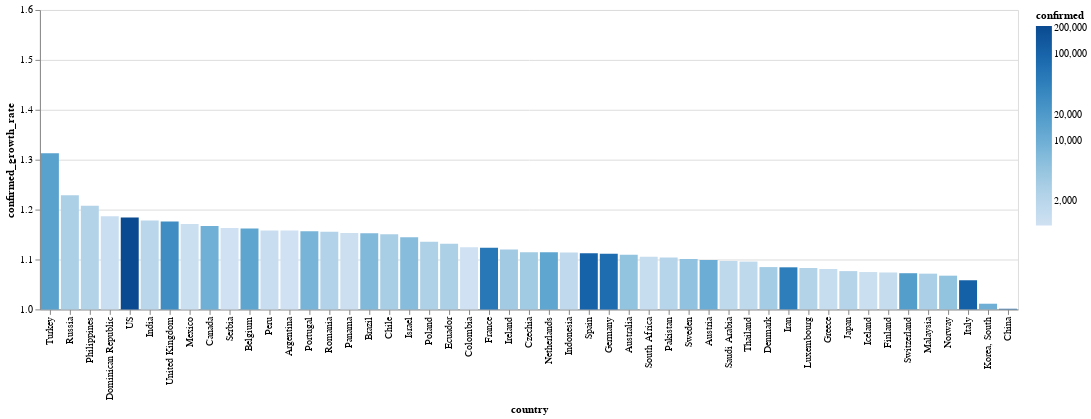

The code cell stored with this chart in its notebook:
### Markdown cell above
# Tasa de contagios por país

El color corresponde con la cantidad de casos confirmados

### Code cell
today_df = global_df[
    (global_df.date == global_df.date.max()) & 
    (global_df.confirmed > 1000)
]


alt.Chart(today_df).mark_bar().encode(
    x=alt.X(
        'country', 
        sort=list(
            today_df.set_index('country')
                    .confirmed_growth_rate
                    .sort_values()
                    .index[::-1]
        )
    ),
    y=alt.X(
        'confirmed_growth_rate', 
        scale=alt.Scale(domain=[1, 1.6], clamp=True)
    ),
    color=alt.Color('confirmed', scale=alt.Scale(type='log')),
    tooltip=list(today_df.columns)
)

### Figure 1 — Vega-Lite specification as saved in the notebook (floating-point values rounded to 4 significant figures)
{"config": {"view": {"continuousWidth": 400, "continuousHeight": 300}}, "data": {"name": "data-f08b49c4da380c19f10b147eb8a3d390"}, "mark": "bar", "encoding": {"color": {"type": "quantitative", "field": "confirmed", "scale": {"type": "log"}}, "tooltip": [{"type": "temporal", "field": "date"}, {"type": "nominal", "field": "country"}, {"type": "quantitative", "field": "confirmed"}, {"type": "quantitative", "field": "recovered"}, {"type": "quantitative", "field": "death"}, {"type": "quantitative", "field": "confirmed_growth_rate"}, {"type": "quantitative", "field": "death_growth_rate"}, {"type": "temporal", "field": "first_infaction_date"}, {"type": "quantitative", "field": "days_from_first_infection"}, {"type": "temporal", "field": "tenth_infaction_date"}, {"type": "quantitative", "field": "days_from_tenth_infection"}, {"type": "temporal", "field": "first_death_date"}, {"type": "quantitative", "field": "days_from_first_death"}, {"type": "temporal", "field": "tenth_death_date"}, {"type": "quantitative", "field": "days_from_tenth_death"}], "x": {"type": "nominal", "field": "country", "sort": ["Turkey", "Russia", "Philippines", "Dominican Republic", "US", "India", "United Kingdom", "Mexico", "Canada", "Serbia", "Belgium", "Peru", "Argentina", "Portugal", "Romania", "Panama", "Brazil", "Chile", "Israel", "Poland", "Ecuador", "Colombia", "France", "Ireland", "Czechia", "Netherlands", "Indonesia", "Spain", "Germany", "Australia", "South Africa", "Pakistan", "Sweden", "Austria", "Saudi Arabia", "Thailand", "Denmark", "Iran", "Luxembourg", "Greece", "Japan", "Iceland", "Finland", "Switzerland", "Malaysia", "Norway", "Italy", "Korea, South", "China"]}, "y": {"type": "quantitative", "field": "confirmed_growth_rate", "scale": {"clamp": true, "domain": [1, 1.6]}}}, "$schema": "https://vega.github.io/schema/vega-lite/v4.8.1.json", "datasets": {"data-f08b49c4da380c19f10b147eb8a3d390": [{"date": "2020-04-01T00:00:00", "country": "Argentina", "confirmed": 1054, "recovered": 248, "death": 28, "confirmed_growth_rate": 1.158, "death_growth_rate": 1.204, "first_infaction_date": "2020-03-03T00:00:00", "days_from_first_infection": 29, "tenth_infaction_date": "2020-03-08T00:00:00", "days_from_tenth_infection": 24.0, "first_death_date": "2020-03-08T00:00:00", "days_from_first_death": 24.0, "tenth_death_date": "2020-03-22T00:00:00", "days_from_tenth_death": 10.0}, {"date": "2020-04-01T00:00:00", "country": "Australia", "confirmed": 4862, "recovered": 422, "death": 20, "confirmed_growth_rate": 1.109, "death_growth_rate": 1.15, "first_infaction_date": "2020-01-26T00:00:00", "days_from_first_infection": 66, "tenth_infaction_date": "2020-02-01T00:00:00", "days_from_tenth_infection": 60.0, "first_death_date": "2020-03-01T00:00:00", "days_from_first_death": 31.0, "tenth_death_date": "2020-03-26T00:00:00", "days_from_tenth_death": 6.0}, {"date": "2020-04-01T00:00:00", "country": "Austria", "confirmed": 10711, "recovered": 1436, "death": 146, "confirmed_growth_rate": 1.099, "death_growth_rate": 1.257, "first_infaction_date": "2020-02-25T00:00:00", "days_from_first_infection": 36, "tenth_infaction_date": "2020-03-01T00:00:00", "days_from_tenth_infection": 31.0, "first_death_date": "2020-03-12T00:00:00", "days_from_first_death": 20.0, "tenth_death_date": "2020-03-22T00:00:00", "days_from_tenth_death": 10.0}, {"date": "2020-04-01T00:00:00", "country": "Belgium", "confirmed": 13964, "recovered": 2132, "death": 828, "confirmed_growth_rate": 1.162, "death_growth_rate": 1.247, "first_infaction_date": "2020-02-04T00:00:00", "days_from_first_infection": 57, "tenth_infaction_date": "2020-03-03T00:00:00", "days_from_tenth_infection": 29.0, "first_death_date": "2020-03-11T00:00:00", "days_from_first_death": 21.0, "tenth_death_date": "2020-03-18T00:00:00", "days_from_tenth_death": 14.0}, {"date": "2020-04-01T00:00:00", "country": "Brazil", "confirmed": 6836, "recovered": 127, "death": 240, "confirmed_growth_rate": 1.152, "death_growth_rate": 1.223, "first_infaction_date": "2020-02-26T00:00:00", "days_from_first_infection": 35, "tenth_infaction_date": "2020-03-06T00:00:00", "days_from_tenth_infection": 26.0, "first_death_date": "2020-03-17T00:00:00", "days_from_first_death": 15.0, "tenth_death_date": "2020-03-20T00:00:00", "days_from_tenth_death": 12.0}, {"date": "2020-04-01T00:00:00", "country": "Canada", "confirmed": 9560, "recovered": 1324, "death": 109, "confirmed_growth_rate": 1.167, "death_growth_rate": 1.208, "first_infaction_date": "2020-01-26T00:00:00", "days_from_first_infection": 66, "tenth_infaction_date": "2020-02-25T00:00:00", "days_from_tenth_infection": 36.0, "first_death_date": "2020-03-09T00:00:00", "days_from_first_death": 23.0, "tenth_death_date": "2020-03-20T00:00:00", "days_from_tenth_death": 12.0}, {"date": "2020-04-01T00:00:00", "country": "Chile", "confirmed": 3031, "recovered": 234, "death": 16, "confirmed_growth_rate": 1.15, "death_growth_rate": 1.275, "first_infaction_date": "2020-03-03T00:00:00", "days_from_first_infection": 29, "tenth_infaction_date": "2020-03-10T00:00:00", "days_from_tenth_infection": 22.0, "first_death_date": "2020-03-22T00:00:00", "days_from_first_death": 10.0, "tenth_death_date": "2020-03-31T00:00:00", "days_from_tenth_death": 1.0}, {"date": "2020-04-01T00:00:00", "country": "China", "confirmed": 82361, "recovered": 76405, "death": 3316, "confirmed_growth_rate": 1.001, "death_growth_rate": 1.001, "first_infaction_date": "2020-01-22T00:00:00", "days_from_first_infection": 70, "tenth_infaction_date": "2020-01-22T00:00:00", "days_from_tenth_infection": 70.0, "first_death_date": "2020-01-22T00:00:00", "days_from_first_death": 70.0, "tenth_death_date": "2020-01-22T00:00:00", "days_from_tenth_death": 70.0}, {"date": "2020-04-01T00:00:00", "country": "Colombia", "confirmed": 1065, "recovered": 39, "death": 17, "confirmed_growth_rate": 1.125, "death_growth_rate": 1.242, "first_infaction_date": "2020-03-06T00:00:00", "days_from_first_infection": 26, "tenth_infaction_date": "2020-03-13T00:00:00", "days_from_tenth_infection": 19.0, "first_death_date": "2020-03-22T00:00:00", "days_from_first_death": 10.0, "tenth_death_date": "2020-03-30T00:00:00", "days_from_tenth_death": 2.0}, {"date": "2020-04-01T00:00:00", "country": "Czechia", "confirmed": 3508, "recovered": 61, "death": 39, "confirmed_growth_rate": 1.114, "death_growth_rate": 1.317, "first_infaction_date": "2020-03-01T00:00:00", "days_from_first_infection": 31, "tenth_infaction_date": "2020-03-05T00:00:00", "days_from_tenth_infection": 27.0, "first_death_date": "2020-03-22T00:00:00", "days_from_first_death": 10.0, "tenth_death_date": "2020-03-28T00:00:00", "days_from_tenth_death": 4.0}, {"date": "2020-04-01T00:00:00", "country": "Denmark", "confirmed": 3290, "recovered": 971, "death": 104, "confirmed_growth_rate": 1.085, "death_growth_rate": 1.175, "first_infaction_date": "2020-02-27T00:00:00", "days_from_first_infection": 34, "tenth_infaction_date": "2020-03-04T00:00:00", "days_from_tenth_infection": 28.0, "first_death_date": "2020-03-14T00:00:00", "days_from_first_death": 18.0, "tenth_death_date": "2020-03-21T00:00:00", "days_from_tenth_death": 11.0}, {"date": "2020-04-01T00:00:00", "country": "Dominican Republic", "confirmed": 1284, "recovered": 9, "death": 57, "confirmed_growth_rate": 1.186, "death_growth_rate": 1.257, "first_infaction_date": "2020-03-01T00:00:00", "days_from_first_infection": 31, "tenth_infaction_date": "2020-03-14T00:00:00", "days_from_tenth_infection": 18.0, "first_death_date": "2020-03-17T00:00:00", "days_from_first_death": 15.0, "tenth_death_date": "2020-03-27T00:00:00", "days_from_tenth_death": 5.0}, {"date": "2020-04-01T00:00:00", "country": "Ecuador", "confirmed": 2748, "recovered": 58, "death": 93, "confirmed_growth_rate": 1.131, "death_growth_rate": 1.191, "first_infaction_date": "2020-03-01T00:00:00", "days_from_first_infection": 31, "tenth_infaction_date": "2020-03-05T00:00:00", "days_from_tenth_infection": 27.0, "first_death_date": "2020-03-14T00:00:00", "days_from_first_death": 18.0, "tenth_death_date": "2020-03-22T00:00:00", "days_from_tenth_death": 10.0}, {"date": "2020-04-01T00:00:00", "country": "Finland", "confirmed": 1446, "recovered": 10, "death": 17, "confirmed_growth_rate": 1.074, "death_growth_rate": 1.285, "first_infaction_date": "2020-01-29T00:00:00", "days_from_first_infection": 63, "tenth_infaction_date": "2020-03-05T00:00:00", "days_from_tenth_infection": 27.0, "first_death_date": "2020-03-21T00:00:00", "days_from_first_death": 11.0, "tenth_death_date": "2020-03-29T00:00:00", "days_from_tenth_death": 3.0}, {"date": "2020-04-01T00:00:00", "country": "France", "confirmed": 57749, "recovered": 11053, "death": 4043, "confirmed_growth_rate": 1.124, "death_growth_rate": 1.173, "first_infaction_date": "2020-01-24T00:00:00", "days_from_first_infection": 68, "tenth_infaction_date": "2020-02-08T00:00:00", "days_from_tenth_infection": 53.0, "first_death_date": "2020-02-15T00:00:00", "days_from_first_death": 46.0, "tenth_death_date": "2020-03-07T00:00:00", "days_from_tenth_death": 25.0}, {"date": "2020-04-01T00:00:00", "country": "Germany", "confirmed": 77872, "recovered": 18700, "death": 920, "confirmed_growth_rate": 1.112, "death_growth_rate": 1.239, "first_infaction_date": "2020-01-27T00:00:00", "days_from_first_infection": 65, "tenth_infaction_date": "2020-02-03T00:00:00", "days_from_tenth_infection": 58.0, "first_death_date": "2020-03-09T00:00:00", "days_from_first_death": 23.0, "tenth_death_date": "2020-03-15T00:00:00", "days_from_tenth_death": 17.0}, {"date": "2020-04-01T00:00:00", "country": "Greece", "confirmed": 1415, "recovered": 52, "death": 50, "confirmed_growth_rate": 1.081, "death_growth_rate": 1.126, "first_infaction_date": "2020-02-26T00:00:00", "days_from_first_infection": 35, "tenth_infaction_date": "2020-03-05T00:00:00", "days_from_tenth_infection": 27.0, "first_death_date": "2020-03-11T00:00:00", "days_from_first_death": 21.0, "tenth_death_date": "2020-03-21T00:00:00", "days_from_tenth_death": 11.0}, {"date": "2020-04-01T00:00:00", "country": "Iceland", "confirmed": 1220, "recovered": 225, "death": 2, "confirmed_growth_rate": 1.075, "death_growth_rate": 1.0, "first_infaction_date": "2020-02-28T00:00:00", "days_from_first_infection": 33, "tenth_infaction_date": "2020-03-03T00:00:00", "days_from_tenth_infection": 29.0, "first_death_date": "2020-03-15T00:00:00", "days_from_first_death": 17.0, "tenth_death_date": "", "days_from_tenth_death": null}, {"date": "2020-04-01T00:00:00", "country": "India", "confirmed": 1998, "recovered": 148, "death": 58, "confirmed_growth_rate": 1.178, "death_growth_rate": 1.258, "first_infaction_date": "2020-01-30T00:00:00", "days_from_first_infection": 62, "tenth_infaction_date": "2020-03-04T00:00:00", "days_from_tenth_infection": 28.0, "first_death_date": "2020-03-11T00:00:00", "days_from_first_death": 21.0, "tenth_death_date": "2020-03-25T00:00:00", "days_from_tenth_death": 7.0}, {"date": "2020-04-01T00:00:00", "country": "Indonesia", "confirmed": 1677, "recovered": 103, "death": 157, "confirmed_growth_rate": 1.114, "death_growth_rate": 1.156, "first_infaction_date": "2020-03-02T00:00:00", "days_from_first_infection": 30, "tenth_infaction_date": "2020-03-09T00:00:00", "days_from_tenth_infection": 23.0, "first_death_date": "2020-03-11T00:00:00", "days_from_first_death": 21.0, "tenth_death_date": "2020-03-18T00:00:00", "days_from_tenth_death": 14.0}, {"date": "2020-04-01T00:00:00", "country": "Iran", "confirmed": 47593, "recovered": 15473, "death": 3036, "confirmed_growth_rate": 1.084, "death_growth_rate": 1.056, "first_infaction_date": "2020-02-19T00:00:00", "days_from_first_infection": 42, "tenth_infaction_date": "2020-02-21T00:00:00", "days_from_tenth_infection": 40.0, "first_death_date": "2020-02-19T00:00:00", "days_from_first_death": 42.0, "tenth_death_date": "2020-02-24T00:00:00", "days_from_tenth_death": 37.0}, {"date": "2020-04-01T00:00:00", "country": "Ireland", "confirmed": 3447, "recovered": 5, "death": 85, "confirmed_growth_rate": 1.12, "death_growth_rate": 1.332, "first_infaction_date": "2020-02-29T00:00:00", "days_from_first_infection": 32, "tenth_infaction_date": "2020-03-06T00:00:00", "days_from_tenth_infection": 26.0, "first_death_date": "2020-03-11T00:00:00", "days_from_first_death": 21.0, "tenth_death_date": "2020-03-26T00:00:00", "days_from_tenth_death": 6.0}, {"date": "2020-04-01T00:00:00", "country": "Israel", "confirmed": 6092, "recovered": 241, "death": 26, "confirmed_growth_rate": 1.145, "death_growth_rate": 1.281, "first_infaction_date": "2020-02-21T00:00:00", "days_from_first_infection": 40, "tenth_infaction_date": "2020-03-03T00:00:00", "days_from_tenth_infection": 29.0, "first_death_date": "2020-03-21T00:00:00", "days_from_first_death": 11.0, "tenth_death_date": "2020-03-27T00:00:00", "days_from_tenth_death": 5.0}, {"date": "2020-04-01T00:00:00", "country": "Italy", "confirmed": 110574, "recovered": 16847, "death": 13155, "confirmed_growth_rate": 1.058, "death_growth_rate": 1.084, "first_infaction_date": "2020-01-31T00:00:00", "days_from_first_infection": 61, "tenth_infaction_date": "2020-02-21T00:00:00", "days_from_tenth_infection": 40.0, "first_death_date": "2020-02-21T00:00:00", "days_from_first_death": 40.0, "tenth_death_date": "2020-02-26T00:00:00", "days_from_tenth_death": 35.0}, {"date": "2020-04-01T00:00:00", "country": "Japan", "confirmed": 2178, "recovered": 472, "death": 57, "confirmed_growth_rate": 1.077, "death_growth_rate": 1.035, "first_infaction_date": "2020-01-22T00:00:00", "days_from_first_infection": 70, "tenth_infaction_date": "2020-01-30T00:00:00", "days_from_tenth_infection": 62.0, "first_death_date": "2020-02-13T00:00:00", "days_from_first_death": 48.0, "tenth_death_date": "2020-03-11T00:00:00", "days_from_tenth_death": 21.0}, {"date": "2020-04-01T00:00:00", "country": "Korea, South", "confirmed": 9887, "recovered": 5567, "death": 165, "confirmed_growth_rate": 1.011, "death_growth_rate": 1.039, "first_infaction_date": "2020-01-22T00:00:00", "days_from_first_infection": 70, "tenth_infaction_date": "2020-01-31T00:00:00", "days_from_tenth_infection": 61.0, "first_death_date": "2020-02-20T00:00:00", "days_from_first_death": 41.0, "tenth_death_date": "2020-02-26T00:00:00", "days_from_tenth_death": 35.0}, {"date": "2020-04-01T00:00:00", "country": "Luxembourg", "confirmed": 2319, "recovered": 80, "death": 29, "confirmed_growth_rate": 1.083, "death_growth_rate": 1.207, "first_infaction_date": "2020-02-29T00:00:00", "days_from_first_infection": 32, "tenth_infaction_date": "2020-03-12T00:00:00", "days_from_tenth_infection": 20.0, "first_death_date": "2020-03-14T00:00:00", "days_from_first_death": 18.0, "tenth_death_date": "2020-03-27T00:00:00", "days_from_tenth_death": 5.0}, {"date": "2020-04-01T00:00:00", "country": "Malaysia", "confirmed": 2908, "recovered": 645, "death": 45, "confirmed_growth_rate": 1.072, "death_growth_rate": 1.126, "first_infaction_date": "2020-01-25T00:00:00", "days_from_first_infection": 67, "tenth_infaction_date": "2020-02-05T00:00:00", "days_from_tenth_infection": 56.0, "first_death_date": "2020-03-17T00:00:00", "days_from_first_death": 15.0, "tenth_death_date": "2020-03-23T00:00:00", "days_from_tenth_death": 9.0}, {"date": "2020-04-01T00:00:00", "country": "Mexico", "confirmed": 1215, "recovered": 35, "death": 29, "confirmed_growth_rate": 1.171, "death_growth_rate": 1.293, "first_infaction_date": "2020-02-28T00:00:00", "days_from_first_infection": 33, "tenth_infaction_date": "2020-03-12T00:00:00", "days_from_tenth_infection": 20.0, "first_death_date": "2020-03-19T00:00:00", "days_from_first_death": 13.0, "tenth_death_date": "2020-03-28T00:00:00", "days_from_tenth_death": 4.0}, {"date": "2020-04-01T00:00:00", "country": "Netherlands", "confirmed": 13696, "recovered": 260, "death": 1175, "confirmed_growth_rate": 1.114, "death_growth_rate": 1.186, "first_infaction_date": "2020-02-27T00:00:00", "days_from_first_infection": 34, "tenth_infaction_date": "2020-03-02T00:00:00", "days_from_tenth_infection": 30.0, "first_death_date": "2020-03-06T00:00:00", "days_from_first_death": 26.0, "tenth_death_date": "2020-03-14T00:00:00", "days_from_tenth_death": 18.0}, {"date": "2020-04-01T00:00:00", "country": "Norway", "confirmed": 4863, "recovered": 13, "death": 44, "confirmed_growth_rate": 1.068, "death_growth_rate": 1.183, "first_infaction_date": "2020-02-26T00:00:00", "days_from_first_infection": 35, "tenth_infaction_date": "2020-02-29T00:00:00", "days_from_tenth_infection": 32.0, "first_death_date": "2020-03-14T00:00:00", "days_from_first_death": 18.0, "tenth_death_date": "2020-03-24T00:00:00", "days_from_tenth_death": 8.0}, {"date": "2020-04-01T00:00:00", "country": "Pakistan", "confirmed": 2118, "recovered": 94, "death": 27, "confirmed_growth_rate": 1.104, "death_growth_rate": 1.197, "first_infaction_date": "2020-02-26T00:00:00", "days_from_first_infection": 35, "tenth_infaction_date": "2020-03-10T00:00:00", "days_from_tenth_infection": 22.0, "first_death_date": "2020-03-19T00:00:00", "days_from_first_death": 13.0, "tenth_death_date": "2020-03-27T00:00:00", "days_from_tenth_death": 5.0}, {"date": "2020-04-01T00:00:00", "country": "Panama", "confirmed": 1181, "recovered": 9, "death": 30, "confirmed_growth_rate": 1.153, "death_growth_rate": 1.222, "first_infaction_date": "2020-03-10T00:00:00", "days_from_first_infection": 22, "tenth_infaction_date": "2020-03-12T00:00:00", "days_from_tenth_infection": 20.0, "first_death_date": "2020-03-11T00:00:00", "days_from_first_death": 21.0, "tenth_death_date": "2020-03-28T00:00:00", "days_from_tenth_death": 4.0}, {"date": "2020-04-01T00:00:00", "country": "Peru", "confirmed": 1323, "recovered": 394, "death": 38, "confirmed_growth_rate": 1.158, "death_growth_rate": 1.236, "first_infaction_date": "2020-03-06T00:00:00", "days_from_first_infection": 26, "tenth_infaction_date": "2020-03-10T00:00:00", "days_from_tenth_infection": 22.0, "first_death_date": "2020-03-20T00:00:00", "days_from_first_death": 12.0, "tenth_death_date": "2020-03-27T00:00:00", "days_from_tenth_death": 5.0}, {"date": "2020-04-01T00:00:00", "country": "Philippines", "confirmed": 2311, "recovered": 50, "death": 96, "confirmed_growth_rate": 1.207, "death_growth_rate": 1.144, "first_infaction_date": "2020-01-30T00:00:00", "days_from_first_infection": 62, "tenth_infaction_date": "2020-03-09T00:00:00", "days_from_tenth_infection": 23.0, "first_death_date": "2020-02-02T00:00:00", "days_from_first_death": 59.0, "tenth_death_date": "2020-03-15T00:00:00", "days_from_tenth_death": 17.0}, {"date": "2020-04-01T00:00:00", "country": "Poland", "confirmed": 2554, "recovered": 47, "death": 43, "confirmed_growth_rate": 1.136, "death_growth_rate": 1.181, "first_infaction_date": "2020-03-04T00:00:00", "days_from_first_infection": 28, "tenth_infaction_date": "2020-03-08T00:00:00", "days_from_tenth_infection": 24.0, "first_death_date": "2020-03-12T00:00:00", "days_from_first_death": 20.0, "tenth_death_date": "2020-03-25T00:00:00", "days_from_tenth_death": 7.0}, {"date": "2020-04-01T00:00:00", "country": "Portugal", "confirmed": 8251, "recovered": 43, "death": 187, "confirmed_growth_rate": 1.157, "death_growth_rate": 1.237, "first_infaction_date": "2020-03-02T00:00:00", "days_from_first_infection": 30, "tenth_infaction_date": "2020-03-06T00:00:00", "days_from_tenth_infection": 26.0, "first_death_date": "2020-03-17T00:00:00", "days_from_first_death": 15.0, "tenth_death_date": "2020-03-21T00:00:00", "days_from_tenth_death": 11.0}, {"date": "2020-04-01T00:00:00", "country": "Romania", "confirmed": 2460, "recovered": 252, "death": 92, "confirmed_growth_rate": 1.155, "death_growth_rate": 1.281, "first_infaction_date": "2020-02-26T00:00:00", "days_from_first_infection": 35, "tenth_infaction_date": "2020-03-08T00:00:00", "days_from_tenth_infection": 24.0, "first_death_date": "2020-03-22T00:00:00", "days_from_first_death": 10.0, "tenth_death_date": "2020-03-24T00:00:00", "days_from_tenth_death": 8.0}, {"date": "2020-04-01T00:00:00", "country": "Russia", "confirmed": 2777, "recovered": 190, "death": 24, "confirmed_growth_rate": 1.229, "death_growth_rate": 1.296, "first_infaction_date": "2020-01-31T00:00:00", "days_from_first_infection": 61, "tenth_infaction_date": "2020-03-06T00:00:00", "days_from_tenth_infection": 26.0, "first_death_date": "2020-03-19T00:00:00", "days_from_first_death": 13.0, "tenth_death_date": "2020-03-31T00:00:00", "days_from_tenth_death": 1.0}, {"date": "2020-04-01T00:00:00", "country": "Saudi Arabia", "confirmed": 1720, "recovered": 264, "death": 16, "confirmed_growth_rate": 1.097, "death_growth_rate": 1.326, "first_infaction_date": "2020-03-02T00:00:00", "days_from_first_infection": 30, "tenth_infaction_date": "2020-03-08T00:00:00", "days_from_tenth_infection": 24.0, "first_death_date": "2020-03-24T00:00:00", "days_from_first_death": 8.0, "tenth_death_date": "2020-04-01T00:00:00", "days_from_tenth_death": 0.0}, {"date": "2020-04-01T00:00:00", "country": "Serbia", "confirmed": 1060, "recovered": 0, "death": 28, "confirmed_growth_rate": 1.163, "death_growth_rate": 1.14, "first_infaction_date": "2020-03-06T00:00:00", "days_from_first_infection": 26, "tenth_infaction_date": "2020-03-11T00:00:00", "days_from_tenth_infection": 21.0, "first_death_date": "2020-03-20T00:00:00", "days_from_first_death": 12.0, "tenth_death_date": "2020-03-29T00:00:00", "days_from_tenth_death": 3.0}, {"date": "2020-04-01T00:00:00", "country": "South Africa", "confirmed": 1380, "recovered": 50, "death": 5, "confirmed_growth_rate": 1.106, "death_growth_rate": 1.6, "first_infaction_date": "2020-03-05T00:00:00", "days_from_first_infection": 27, "tenth_infaction_date": "2020-03-11T00:00:00", "days_from_tenth_infection": 21.0, "first_death_date": "2020-03-27T00:00:00", "days_from_first_death": 5.0, "tenth_death_date": "", "days_from_tenth_death": null}, {"date": "2020-04-01T00:00:00", "country": "Spain", "confirmed": 104118, "recovered": 22647, "death": 9387, "confirmed_growth_rate": 1.112, "death_growth_rate": 1.145, "first_infaction_date": "2020-02-01T00:00:00", "days_from_first_infection": 60, "tenth_infaction_date": "2020-02-26T00:00:00", "days_from_tenth_infection": 35.0, "first_death_date": "2020-03-03T00:00:00", "days_from_first_death": 29.0, "tenth_death_date": "2020-03-08T00:00:00", "days_from_tenth_death": 24.0}, {"date": "2020-04-01T00:00:00", "country": "Sweden", "confirmed": 4947, "recovered": 103, "death": 239, "confirmed_growth_rate": 1.101, "death_growth_rate": 1.22, "first_infaction_date": "2020-01-31T00:00:00", "days_from_first_infection": 61, "tenth_infaction_date": "2020-02-29T00:00:00", "days_from_tenth_infection": 32.0, "first_death_date": "2020-03-11T00:00:00", "days_from_first_death": 21.0, "tenth_death_date": "2020-03-19T00:00:00", "days_from_tenth_death": 13.0}, {"date": "2020-04-01T00:00:00", "country": "Switzerland", "confirmed": 17768, "recovered": 2967, "death": 488, "confirmed_growth_rate": 1.072, "death_growth_rate": 1.181, "first_infaction_date": "2020-02-25T00:00:00", "days_from_first_infection": 36, "tenth_infaction_date": "2020-02-29T00:00:00", "days_from_tenth_infection": 32.0, "first_death_date": "2020-03-05T00:00:00", "days_from_first_death": 27.0, "tenth_death_date": "2020-03-13T00:00:00", "days_from_tenth_death": 19.0}, {"date": "2020-04-01T00:00:00", "country": "Thailand", "confirmed": 1771, "recovered": 505, "death": 12, "confirmed_growth_rate": 1.096, "death_growth_rate": 1.173, "first_infaction_date": "2020-01-22T00:00:00", "days_from_first_infection": 70, "tenth_infaction_date": "2020-01-28T00:00:00", "days_from_tenth_infection": 64.0, "first_death_date": "2020-03-01T00:00:00", "days_from_first_death": 31.0, "tenth_death_date": "2020-04-01T00:00:00", "days_from_tenth_death": 0.0}, {"date": "2020-04-01T00:00:00", "country": "Turkey", "confirmed": 15679, "recovered": 333, "death": 277, "confirmed_growth_rate": 1.313, "death_growth_rate": 1.248, "first_infaction_date": "2020-03-11T00:00:00", "days_from_first_infection": 21, "tenth_infaction_date": "2020-03-16T00:00:00", "days_from_tenth_infection": 16.0, "first_death_date": "2020-03-17T00:00:00", "days_from_first_death": 15.0, "tenth_death_date": "2020-03-22T00:00:00", "days_from_tenth_death": 10.0}, {"date": "2020-04-01T00:00:00", "country": "US", "confirmed": 213372, "recovered": 8474, "death": 4757, "confirmed_growth_rate": 1.184, "death_growth_rate": 1.261, "first_infaction_date": "2020-01-22T00:00:00", "days_from_first_infection": 70, "tenth_infaction_date": "2020-02-03T00:00:00", "days_from_tenth_infection": 58.0, "first_death_date": "2020-02-29T00:00:00", "days_from_first_death": 32.0, "tenth_death_date": "2020-03-04T00:00:00", "days_from_tenth_death": 28.0}, {"date": "2020-04-01T00:00:00", "country": "United Kingdom", "confirmed": 29865, "recovered": 179, "death": 2357, "confirmed_growth_rate": 1.176, "death_growth_rate": 1.262, "first_infaction_date": "2020-01-31T00:00:00", "days_from_first_infection": 61, "tenth_infaction_date": "2020-02-24T00:00:00", "days_from_tenth_infection": 37.0, "first_death_date": "2020-03-05T00:00:00", "days_from_first_death": 27.0, "tenth_death_date": "2020-03-14T00:00:00", "days_from_tenth_death": 18.0}]}}
